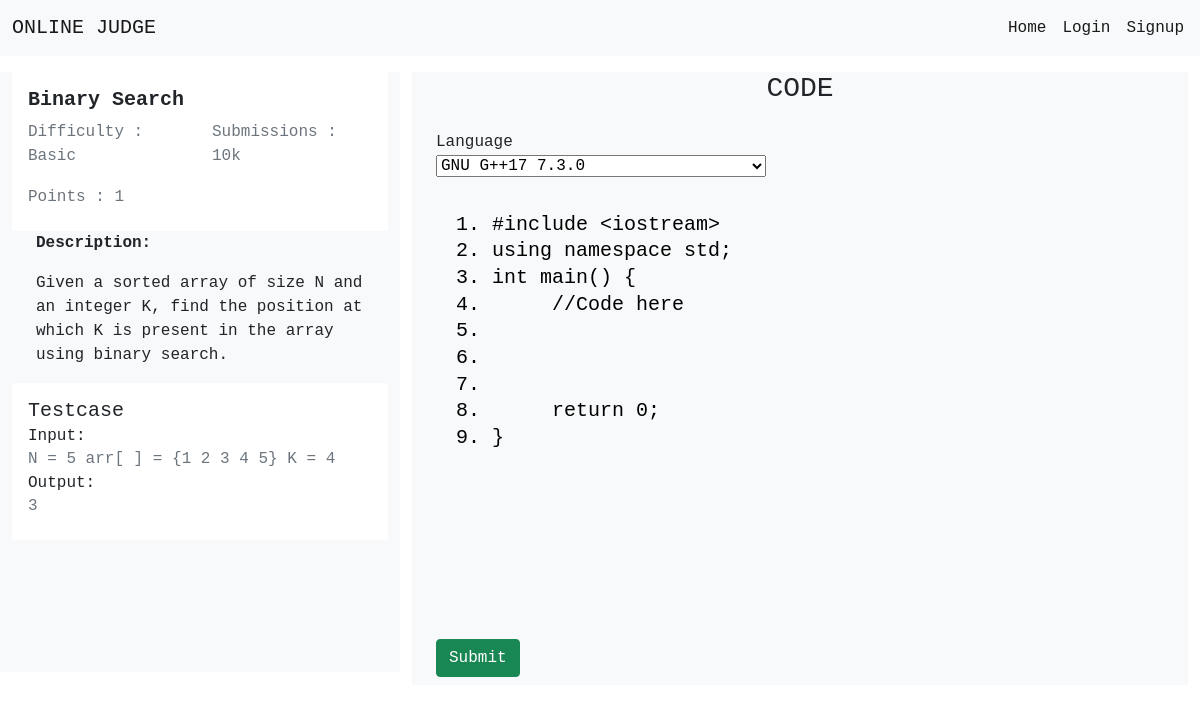
The page /online_judge/problem/100 on the database its author committed.
### online_judge/models.py (models this page shows, shortened)
class Problem(models.Model):
    problemId = models.IntegerField(primary_key=True)
    title = models.CharField(null=False, max_length=200)
    description = models.CharField(null=False, max_length=2000)
    difficulty = models.CharField(null=False, max_length=10)
    solved = models.BooleanField(default=False)
    score = models.IntegerField(default=0)
    topic = models.CharField(null=False, max_length=30)
    code_text= models.TextField( max_length=10000)

class Testcase(models.Model):
    problemId = models.ForeignKey(Problem, on_delete=models.CASCADE)
    input = models.CharField(null=False, max_length=1000)
    output = models.CharField(null=False, max_length=1000)

### online_judge/views.py (the view, shortened to what this page needs)
# urls.py: path('problem/<int:problem_id>', views.submission, name='submission'),
def submission(request, problem_id):
    problem = get_object_or_404(Problem, pk=problem_id)
    compiled = False
    code_text = ""
    return render(request, 'pages/submission.html', {'problem': problem, 'compiled': compiled,
                                                     'code_text': code_text})

### online_judge/templates/pages/submission.html (shortened to what this page needs)
<!DOCTYPE html>
<html lang="en">
<head>
    <link href="https://cdn.jsdelivr.net/npm/bootstrap@5.0.2/dist/css/bootstrap.min.css" rel="stylesheet">
</head>
<body>
    <nav class="navbar navbar-expand-lg navbar-light bg-light">
        <div class="container-fluid">
            <a class="navbar-brand" href="#">ONLINE JUDGE</a>
        </div>
        <div class="collapse navbar-collapse align-items-right mx-2" id="navbarScroll">
            <div class="d-flex">
                <ul class="navbar-nav me-auto my-2 my-lg-0 navbar-nav-scroll" style="--bs-scroll-height: 100px;">
                    <li class="nav-item">
                        <a class="nav-link active" aria-current="page" href="/online_judge/home">Home</a>
                    </li>
                    {% if user.is_authenticated %}
                    <li class="nav-item">
                        <a class="nav-link active" aria-current="page" href="/online_judge/profile">{{ user.username }}</a>
                    </li>
                    <li class="nav-item">
                        <a class="nav-link active" aria-current="page" href="/online_judge/logout">Logout</a>
                    </li>
                    {% else %}
                    <li class="nav-item">
                        <a class="nav-link active" aria-current="page" href="/online_judge/login">Login</a>
                    </li>
                    <li class="nav-item">
                        <a class="nav-link active" aria-current="page" href="/online_judge/signup">Signup</a>
                    </li>
                    {% endif %}
                </ul>
            </div>
        </div>
    </nav>
    <div class="container-fluid ">
        <div class="row my-3 ">
            <div class="col-4 bg-light " style="overflow: scroll;height:600px ">
                <div class="card " style="border: None; ">
                    <div class="card-body ">
                        <h5 class="card-title "><strong>{{ problem.title }}</strong></h5>
                        <div class="row">
                            <div class="col-6">
                                <h6 class="card-subtitle mb-2 text-muted " style="display: inline;">Difficulty : {{ problem.difficulty }}</h6>
                            </div>
                            <div class="col-6">
                                <h6 class="card-subtitle mb-2 text-muted " style="display: inline;">Submissions : 10k</h6>
                            </div>
                        </div>
                        <br class="">
                        <h6 class="card-subtitle mb-2 text-muted ">Points : {{ problem.score }}</h6>
                    </div>
                </div>
                <div class="container-fluid bg-light ">
                    <p class=" "><strong>Description:</strong></p>
                    <p class=" ">{{ problem.description }}</p>
                </div>
                {% for testcase in problem.testcase_set.all %}
                <div class="card " style="border: None; ">
                    <div class="card-body ">
                        <h5 class="card-title ">Testcase</h5>
                        <h6 class="card-subtitle mb-2 ">Input:</h6>
                        <h6 class="card-subtitle mb-2 text-muted ">{{ testcase.input }}</h6>
                        <h6 class="card-subtitle mb-2">Output:</h6>
                        <h6 class="card-subtitle mb-2 text-muted ">{{ testcase.output }}</h6>
                    </div>
                </div>
                {% endfor %}
            </div>
            <div class="col-8 ">
                <div class="container-fluid bg-light ">
                    <h3 class="text-center mb-4 opacity-h ">CODE</h3>
                    <div class="row ">
                        <div class="col-lg-7 ">
                            Language
                            <select name="language " id="id_language ">
                              <option value="54 " selected>GNU G++17 7.3.0</option>
                        </select>
                        </div>
                    </div>
                    <div class="form-outline my-4">
                        <form role="form" enctype="multipart/form-data" method="post">
                            <textarea name="code" class="form-control " rows="15" placeholder="Enter Your Code" id="editing" spellcheck="false"
                             oninput="update(this.value); sync_scroll(this);" onscroll="sync_scroll(this);" onkeydown="check_tab(this, event);">{{ problem.code_text|linenumbers }}</textarea>
                            <button class="btn btn-success btn-md my-2 " type="submit ">Submit</button>
                        </form>
                    </div>
                </div>
            </div>
        </div>
    </div>
</body>
</html>

### online_judge/templates/pages/submission.html (style rules this page uses)
#editing, #highlighting { margin: 10px; padding: 10px; border: 0; width: calc(100% - 32px); height: 150%; }
#editing, #highlighting, #highlighting * { font-size: 15pt; font-family: monospace; line-height: 20pt; tab-size: 2; }
#editing { z-index: 1; }
#editing { color: black; background: transparent; caret-color: black; }
#editing, #highlighting { overflow: auto; white-space: nowrap; }
#editing { resize: none; }
* { font-family: "Fira Code", monospace; }

### rows shown on the page
Problem: title "Binary Search", difficulty "Basic", score "1", description "Given a sorted array of size N and an integer K, find the position at which K is present in the array using binary search.", code "1. #include <iostream> 2. using namespace std; 3. int main() { 4. //Code here 5. 6. 7. 8. return 0; 9. }"
Testcase: input "N = 5 arr[ ] = {1 2 3 4 5} K = 4", output "3"
